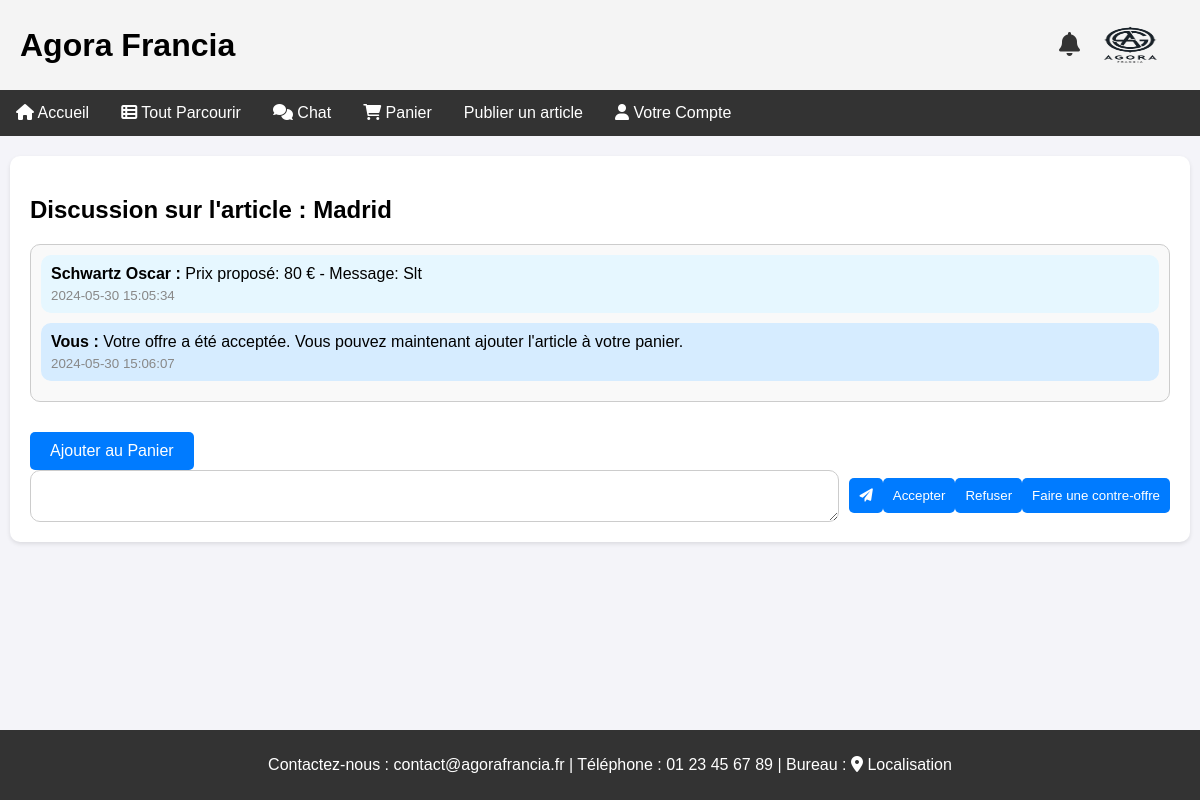
The page /discussion.php?article_id=9&vendeur_id=1 (signed in) on the database its author committed.
### tables this page shows
CREATE TABLE `articles` (
  `id` int(11) NOT NULL,
  `nom` varchar(100) DEFAULT NULL,
  `description` text DEFAULT NULL,
  `categorie` enum('meubles','objets_art','accessoire_vip','materiels_scolaires') DEFAULT NULL,
  `prix` decimal(10,2) DEFAULT NULL,
  `quantite` int(11) DEFAULT NULL,
  `vendeur_id` int(11) DEFAULT NULL,
  `date_ajout` timestamp NOT NULL DEFAULT current_timestamp(),
  `type_vente` enum('immediate','negociation','enchere') DEFAULT NULL,
  `etat` enum('neuf avec etiquette','neuf sans etiquette','tres bon etat','bon etat','satisfaisant') DEFAULT NULL,
  `photo` varchar(255) DEFAULT NULL,
  `video` varchar(255) DEFAULT NULL
);

CREATE TABLE `messagerie` (
  `id` int(11) NOT NULL,
  `user_id` int(11) NOT NULL,
  `vendeur_id` int(11) NOT NULL,
  `article_id` int(11) NOT NULL,
  `message` text NOT NULL,
  `timestamp` timestamp NOT NULL DEFAULT current_timestamp()
);

CREATE TABLE `utilisateurs` (
  `id` int(11) NOT NULL,
  `nom` varchar(50) DEFAULT NULL,
  `prenom` varchar(50) DEFAULT NULL,
  `email` varchar(100) DEFAULT NULL,
  `mot_de_passe` varchar(255) DEFAULT NULL,
  `adresse` text DEFAULT NULL,
  `ville` varchar(50) DEFAULT NULL,
  `code_postal` varchar(20) DEFAULT NULL,
  `pays` varchar(50) DEFAULT NULL,
  `type_utilisateur` enum('admin','vendeur','acheteur') DEFAULT NULL,
  `demande_vendeur` tinyint(1) DEFAULT 0,
  `photo` varchar(255) DEFAULT NULL,
  `image_fond` varchar(255) DEFAULT NULL
);

### discussion.php (the view, shortened to what this page needs)
<?php
include 'db_connect.php';
$user_id = $_SESSION['user_id'];
$vendeur_id = isset($_GET['vendeur_id']) ? $_GET['vendeur_id'] : null;
$article_id = isset($_GET['article_id']) ? $_GET['article_id'] : null;
try {
    $stmt = $pdo->prepare("
        SELECT
            m.*,
            a.nom AS article_nom,
            u.nom AS vendeur_nom,
            u.prenom AS vendeur_prenom
        FROM messagerie m
        JOIN articles a ON m.article_id = a.id
        JOIN utilisateurs u ON m.vendeur_id = u.id
        WHERE m.article_id = ? AND (m.vendeur_id = ? OR m.user_id = ?)
        ORDER BY m.timestamp ASC
    ");
    $stmt->execute([$article_id, $vendeur_id, $user_id]);
    $messages = $stmt->fetchAll(PDO::FETCH_ASSOC);
} catch (PDOException $e) {
    echo "Erreur: " . $e->getMessage();
    die();
}
?>
<!DOCTYPE html>
<html lang="fr">
<head>
    <link href="style.css" rel="stylesheet" type="text/css" />
    <link rel="stylesheet" href="https://cdnjs.cloudflare.com/ajax/libs/font-awesome/6.0.0-beta3/css/all.min.css">
</head>
<body>
<div class="header">
    <h1>Agora Francia</h1>
    <div class="logo-notification">
        <a href="notifications.html" class="notification-icon"><i class="fas fa-bell"></i></a>
        <img src="logo.png" width="100" height="100" alt="logoAgora">
    </div>
</div>
<div class="navigation">
    <a href="index.html"><i class="fas fa-home"></i> Accueil</a>
    <a href="browse.php"><i class="fas fa-th-list"></i> Tout Parcourir</a>
    <a href="chat.php"><i class="fas fa-comments"></i> Chat</a>
    <a href="cart.php"><i class="fas fa-shopping-cart"></i> Panier</a>
    <?php if (isset($_SESSION['user_id'])): ?>
        <a href="publish_article.php">Publier un article</a>
    <?php endif; ?>
    <div class="dropdown">
        <a href="#votrecompte" class="dropbtn"><i class="fas fa-user"></i> Votre Compte</a>
    </div>
</div>
<div class="section">
    <h2>Discussion sur l'article : <?php echo htmlspecialchars($messages[0]['article_nom']); ?></h2>
    <div class="messages">
        <?php if (count($messages) > 0): ?>
            <?php foreach ($messages as $message): ?>
                <div class="message">
                    <p><strong><?php echo ($message['user_id'] == $user_id) ? "Vous" : htmlspecialchars($message['vendeur_prenom'] . ' ' . $message['vendeur_nom']); ?> :</strong> <?php echo htmlspecialchars($message['message']); ?></p>
                    <p><small><?php echo htmlspecialchars($message['timestamp']); ?></small></p>
                </div>
            <?php endforeach; ?>
        <?php else: ?>
            <p>Aucun message dans cette discussion.</p>
        <?php endif; ?>
    </div>
    <?php if (isset($messages) && end($messages)['message'] == "Votre offre a été acceptée. Vous pouvez maintenant ajouter l'article à votre panier.") : ?>
        <a href="add_to_cart.php?article_id=<?php echo $article_id; ?>" class="btn-primary">Ajouter au Panier</a>
    <?php endif; ?>
    <form method="post" action="discussion.php?article_id=<?php echo $article_id; ?>&vendeur_id=<?php echo $vendeur_id; ?>">
        <textarea id="message" name="message" required></textarea>
        <button type="submit"><i class="fas fa-paper-plane"></i></button>
        <?php if ($user_id == $vendeur_id): ?>
            <button type="submit" name="action" value="accept">Accepter</button>
            <button type="submit" name="action" value="reject">Refuser</button>
            <button type="submit" name="action" value="counter">Faire une contre-offre</button>
        <?php endif; ?>
    </form>
</div>
<footer class="footer">
    <p>
        Contactez-nous : <a href="mailto:contact@agorafrancia.fr">contact@agorafrancia.fr</a> | Téléphone : <a href="tel:+33123456789">01 23 45 67 89</a> | Bureau : <a href="https://www.google.fr/maps/place/37+Quai+de+Grenelle,+75015+Paris/@48.8515004,2.2846575,17z/data=!3m1!4b1!4m6!3m5!1s0x47e6700497ee3ec5:0xdd60f514adcdb346!8m2!3d48.8515004!4d2.2872324!16s%2Fg%2F11bw3y1mf8?entry=ttu" target="_blank"><i class="fas fa-map-marker-alt"></i> Localisation</a>
    </p>
</footer>
</body>
</html>

### style.css (style rules this page uses)
body { font-family: Arial, sans-serif; margin: 0; padding: 0; }
.header { background: #f4f4f4; padding: 20px; text-align: center; display: flex; justify-content: space-between; align-items: center; }
.header img { height: 50px; }
.header h1 { margin: 0; }
.navigation { background: #333; color: white; overflow: hidden; }
.navigation a { float: left; display: block; color: white; text-align: center; padding: 14px 16px; text-decoration: none; }
.section { padding: 20px; }
.footer { background: #f4f4f4; text-align: center; padding: 10px; position: fixed; bottom: 0; width: 100%; height: 50px; }
.logo-notification { display: flex; align-items: center; }
.notification-icon { margin-left: 10px; font-size: 24px; color: #333; }
.dropdown { float: left; overflow: hidden; }
.dropdown .dropbtn { font-size: 16px; border: none; outline: none; color: white; padding: 14px 16px; background-color: inherit; font-family: inherit; margin: 0; }

### discussion.php (style rules this page uses)
body { font-family: Arial, sans-serif; background-color: #f4f4f9; margin: 0; padding: 0; }
.section { background-color: white; padding: 20px; border-radius: 10px; box-shadow: 0 2px 4px rgba(0,0,0,0.1); margin: 20px auto; width: 95%; }
.messages { max-height: 400px; overflow-y: auto; padding: 10px; border: 1px solid #ccc; border-radius: 10px; background-color: #f9f9f9; margin-bottom: 20px; }
.message { padding: 10px; margin-bottom: 10px; border-radius: 10px; }
.message p { margin: 0; }
.message small { display: block; margin-top: 5px; color: #888; }
.message:nth-child(odd) { background-color: #e6f7ff; }
.message:nth-child(even) { background-color: #d6ecff; }
form { display: flex; align-items: center; }
form textarea { flex: 1; padding: 10px; border: 1px solid #ccc; border-radius: 10px; margin-right: 10px; }
form button { padding: 10px; border: none; border-radius: 5px; background-color: #007BFF; color: white; cursor: pointer; }
.btn-primary { display: inline-block; padding: 10px 20px; margin-top: 10px; border-radius: 5px; background-color: #007BFF; color: white; text-decoration: none; }
.footer { text-align: center; margin-top: 20px; padding: 10px; background-color: #333; color: white; }
.footer a { color: white; text-decoration: none; }

### rows shown on the page
articles: nom "Madrid"
messagerie: utilisateurs.prenom+nom "Schwartz Oscar", message "Prix proposé: 80 € - Message: Slt", timestamp "2024-05-30 15:05:34"
messagerie: shows "Vous", message "Votre offre a été acceptée. Vous pouvez maintenant ajouter l'article à votre panier.", timestamp "2024-05-30 15:06:07"
